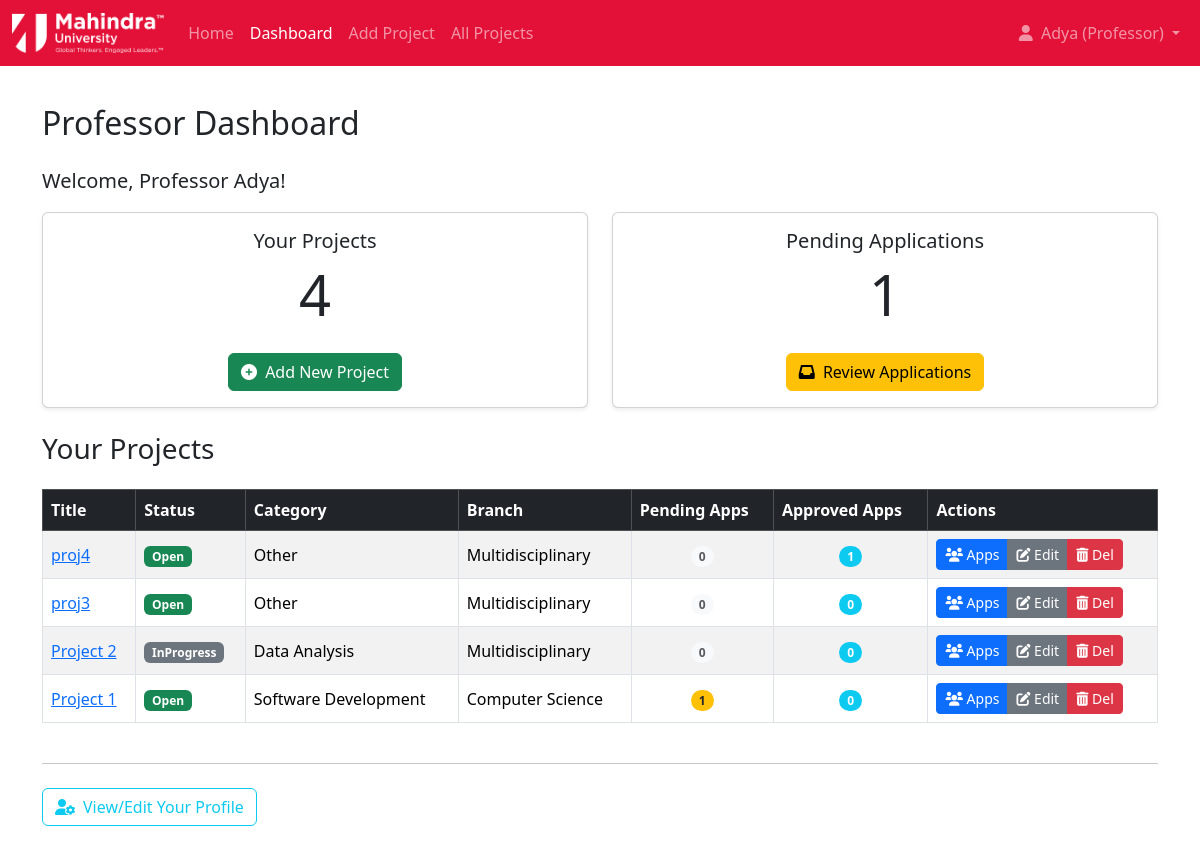
/professor/dashboard/ (signed in), run on the app's committed database.
### portal/models.py (models this page shows, shortened)
class User(AbstractBaseUser, PermissionsMixin):
    email = models.EmailField(unique=True)
    name = models.CharField(max_length=150)
    usertype = models.CharField(max_length=10, choices=[('student', 'Student'), ('professor', 'Professor')])
    is_staff = models.BooleanField(default=False) # Required for Django admin
    is_active = models.BooleanField(default=True) # Required for Django auth
    date_joined = models.DateTimeField(default=timezone.now)
    USERNAME_FIELD = 'email' # Use email for login
    REQUIRED_FIELDS = ['name'] # Required fields when creating user via createsuperuser
    objects = CustomUserManager() # Assign the custom manager

class Project(models.Model):
    title = models.CharField(max_length=200)
    description = models.TextField()
    professorid = models.ForeignKey(User, on_delete=models.CASCADE, related_name='projects_led', limit_choices_to={'usertype': 'professor'}, db_column='professorid')
    professorname = models.CharField(max_length=150)
    status_choices = [
        ('Open', 'Open'),
        ('Closed', 'Closed'),
        ('InProgress', 'In Progress'),
    ]
    status = models.CharField(max_length=10, choices=status_choices, default='Open')
    category_choices = [
        ('Research', 'Research'),
        ('Development', 'Software Development'),
        ('Design', 'Design'),
        ('DataAnalysis', 'Data Analysis'),
        ('Other', 'Other'),
    ]
    category = models.CharField(max_length=20, choices=category_choices, default='Other')
    branch_choices = [
        ('CS', 'Computer Science'),
        ('ECE', 'Electronics & Comm.'),
        ('ME', 'Mechanical Eng.'),
        ('CE', 'Civil Eng.'),
        ('EE', 'Electrical Eng.'),
        ('CH', 'Chemical Eng.'),
        ('AE', 'Aerospace Eng.'),
        ('BT', 'Biotechnology'),
        ('Multi', 'Multidisciplinary'),
    ]
    branch = models.CharField(max_length=5, choices=branch_choices, default='Multi')
    created_at = models.DateTimeField(auto_now_add=True)
    updated_at = models.DateTimeField(auto_now=True)

### portal/views.py (the view)
# urls.py: path('professor/dashboard/', views.professor_dashboard_view, name='professor_dashboard'),
@professor_required
def professor_dashboard_view(request):
    professor_projects = Project.objects.filter(professorid=request.user).annotate(
        pending_applications_count=Count('applications', filter=Q(applications__status='Pending')),
        approved_applications_count=Count('applications', filter=Q(applications__status='Approved')),
    ).order_by('-created_at')
    total_pending = sum(p.pending_applications_count for p in professor_projects)
    context = {
        'projects': professor_projects,
        'total_pending': total_pending,
    }
    return render(request, 'portal/professor_dashboard.html', context)

### templates/portal/professor_dashboard.html (shortened to what this page needs)
{% extends 'base.html' %}
{% block content %}
<h2 class="mb-4">Professor Dashboard</h2>
<p class="lead">Welcome, Professor {{ user.name }}!</p>
<div class="row g-4 mb-4">
     <div class="col-md-6">
         <div class="card text-center shadow-sm h-100">
            <div class="card-body">
                <h5 class="card-title">Your Projects</h5>
                <p class="display-4">{{ projects|length }}</p>
                 <a href="{% url 'add_project' %}" class="btn btn-success mt-2"><i class="fas fa-plus-circle me-1"></i> Add New Project</a>
             </div>
         </div>
     </div>
      <div class="col-md-6">
         <div class="card text-center shadow-sm h-100">
             <div class="card-body">
                 <h5 class="card-title">Pending Applications</h5>
                 <p class="display-4">{{ total_pending }}</p>
                 {% if total_pending > 0 %}
                    <a href="#project-list" class="btn btn-warning mt-2"><i class="fas fa-inbox me-1"></i> Review Applications</a>
                 {% else %}
                    <span class="text-muted mt-2 d-block">No pending applications</span>
                 {% endif %}
             </div>
         </div>
     </div>
</div>
<div class="d-flex justify-content-between align-items-center mb-3" id="project-list">
    <h3>Your Projects</h3>
</div>
{% if projects %}
    <div class="table-responsive">
        <table class="table table-striped table-hover table-bordered">
            <thead class="table-dark">
                <tr>
                    <th>Title</th>
                    <th>Status</th>
                    <th>Category</th>
                    <th>Branch</th>
                    <th>Pending Apps</th>
                    <th>Approved Apps</th>
                    <th>Actions</th>
                </tr>
            </thead>
            <tbody>
                {% for project in projects %}
                <tr>
                    <td><a href="{% url 'project_detail' project.id %}" title="View Project Details">{{ project.title }}</a></td>
                    <td>
                        <span class="badge {% if project.status == 'Open' %}bg-success{% elif project.status == 'Closed' %}bg-danger{% else %}bg-secondary{% endif %}">{{ project.status }}</span>
                    </td>
                    <td>{{ project.get_category_display }}</td>
                    <td>{{ project.get_branch_display }}</td>
                    <td class="text-center">
                        {% if project.pending_applications_count > 0 %}
                                <span class="badge bg-warning text-dark rounded-pill" title="{{ project.pending_applications_count }} pending">{{ project.pending_applications_count }}</span>
                        {% else %}
                                <span class="badge bg-light text-muted rounded-pill">0</span>
                        {% endif %}
                    </td>
                     <td class="text-center">
                         <span class="badge bg-info rounded-pill">{{ project.approved_applications_count }}</span>
                    </td>
                    <td>
                        <div class="btn-group btn-group-sm" role="group" aria-label="Project Actions">
                            <a href="{% url 'view_project_applications' project.id %}" class="btn btn-primary" title="View Applications"><i class="fas fa-users"></i> Apps</a>
                            <a href="{% url 'edit_project' project.id %}" class="btn btn-secondary" title="Edit Project"><i class="fas fa-edit"></i> Edit</a>
                            <a href="{% url 'delete_project_confirm' project.id %}" class="btn btn-danger" title="Delete Project"><i class="fas fa-trash-alt"></i> Del</a>
                        </div>
                    </td>
                </tr>
                {% endfor %}
            </tbody>
        </table>
    </div>
{% else %}
    <div class="alert alert-info text-center">
        You have not created any projects yet. <a href="{% url 'add_project' %}" class="alert-link">Add one now</a>.
    </div>
{% endif %}
<hr class="my-4">
<a href="{% url 'profile_view' %}" class="btn btn-outline-info"><i class="fas fa-user-cog me-2"></i>View/Edit Your Profile</a>
{% endblock %}

### templates/partials/_navbar.html (shortened to what this page needs)
{% load static %}
<nav class="navbar navbar-expand-lg navbar-dark fixed-top" style="background-color: #e31138 !important;">
    <div class="container-fluid">
        <a class="navbar-brand" href="{% url 'home' %}">
            <img src="{% static 'img/mahindra_logo.png' %}" alt="Mahindra University" style="height: 40px;">
        </a>
        <div class="collapse navbar-collapse" id="navbarNav">
            <ul class="navbar-nav me-auto mb-2 mb-lg-0">
                <li class="nav-item">
                    <a class="nav-link {% if request.resolver_match.url_name == 'home' %}active{% endif %}" href="{% url 'home' %}">Home</a>
                </li>
                {% if user.is_authenticated %}
                    {% if user.usertype == 'student' %}
                        <li class="nav-item">
                            <a class="nav-link {% if request.resolver_match.url_name == 'student_dashboard' %}active{% endif %}" href="{% url 'student_dashboard' %}">Dashboard</a>
                        </li>
                        <li class="nav-item">
                            <a class="nav-link {% if request.resolver_match.url_name == 'project_list' %}active{% endif %}" href="{% url 'project_list' %}">Browse Projects</a>
                        </li>
                            <li class="nav-item">
                            <a class="nav-link {% if request.resolver_match.url_name == 'application_history' %}active{% endif %}" href="{% url 'application_history' %}">My Applications</a>
                        </li>
                    {% elif user.usertype == 'professor' %}
                        <li class="nav-item">
                            <a class="nav-link {% if request.resolver_match.url_name == 'professor_dashboard' %}active{% endif %}" href="{% url 'professor_dashboard' %}">Dashboard</a>
                        </li>
                        <li class="nav-item">
                            <a class="nav-link {% if request.resolver_match.url_name == 'add_project' %}active{% endif %}" href="{% url 'add_project' %}">Add Project</a>
                        </li>
                         <li class="nav-item">
                            <a class="nav-link {% if request.resolver_match.url_name == 'project_list' %}active{% endif %}" href="{% url 'project_list' %}">All Projects</a>
                        </li>
                    {% endif %}
                {% else %}
                    <li class="nav-item">
                        <a class="nav-link {% if request.resolver_match.url_name == 'project_list' %}active{% endif %}" href="{% url 'project_list' %}">View Projects</a>
                    </li>
                {% endif %}
            </ul>
            <ul class="navbar-nav ms-auto mb-2 mb-lg-0">
                    {% if user.is_authenticated %}
                    <li class="nav-item dropdown">
                        <a class="nav-link dropdown-toggle" href="#" role="button" data-bs-toggle="dropdown" aria-expanded="false">
                        <i class="fas fa-user me-1"></i> {{ user.name|truncatechars:20 }} ({{ user.usertype|title }})
                        </a>
                    </li>
                {% endif %}
            </ul>
        </div>
    </div>
</nav>

### static/css/style.css (style rules this page uses)
body { display: flex; flex-direction: column; min-height: 100vh; }
.table th { vertical-align: middle; }
.table td { vertical-align: middle; }
html, body { margin: 0 !important; padding: 0 !important; }
.navbar { margin-top: 0 !important; background-color: #e31138 !important; }

### data on the page
User: name "Adya", usertype "Professor"
Project: title "proj4", status "Open", category "Other", branch "Multidisciplinary", shows "0", approved_applications_count "1"
Project: title "proj3", status "Open", category "Other", branch "Multidisciplinary", shows "0", approved_applications_count "0"
Project: title "Project 2", status "InProgress", category "Data Analysis", branch "Multidisciplinary", shows "0", approved_applications_count "0"
Project: title "Project 1", status "Open", category "Software Development", branch "Computer Science", pending_applications_count "1", approved_applications_count "0"

### other printed values
{{ projects|length }} "4"
{{ total_pending }} "1"
